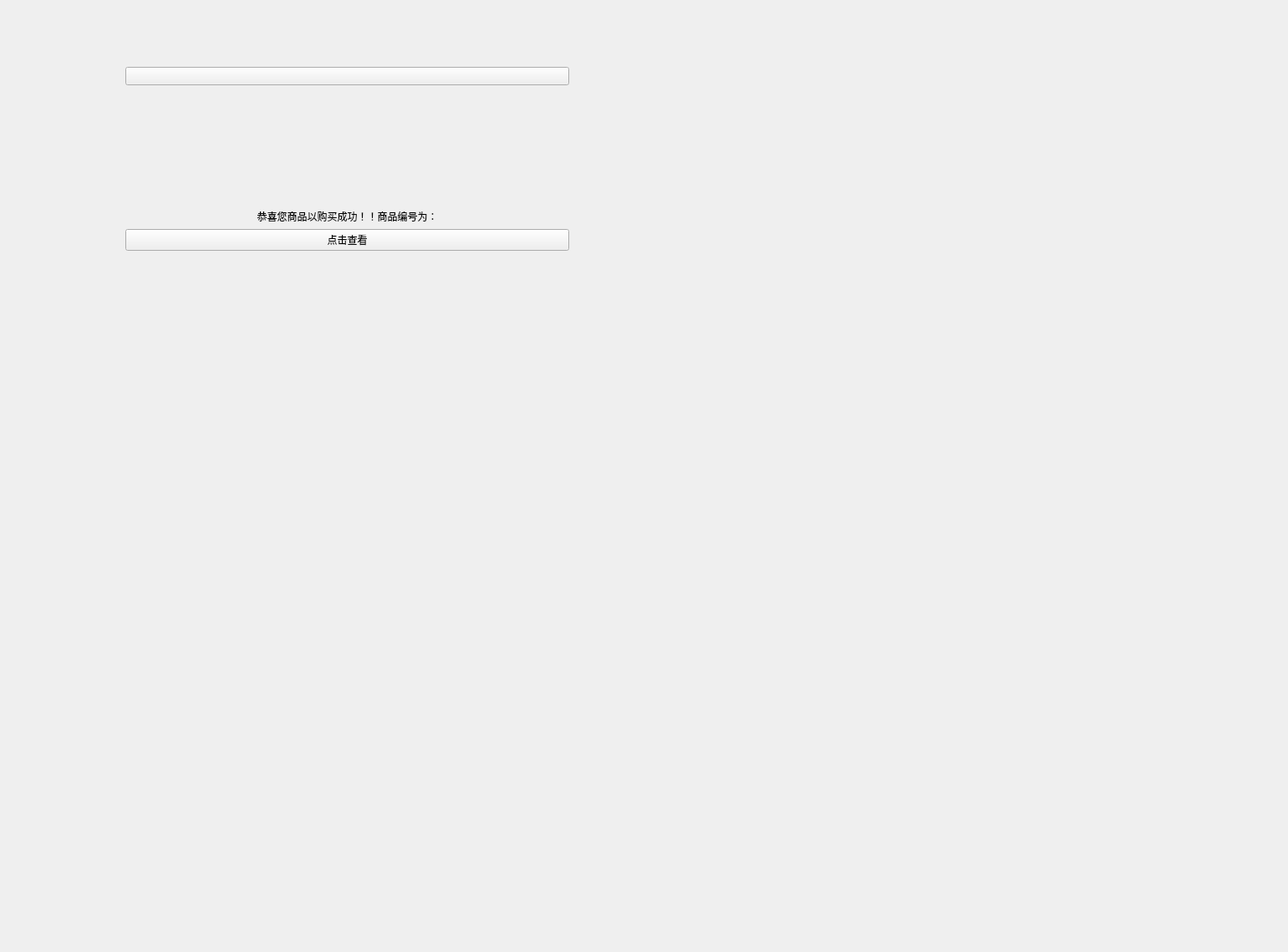
<?xml version="1.0" encoding="UTF-8"?>
<ui version="4.0">
 <class>ProductWindows</class>
 <widget class="QWidget" name="ProductWindows">
  <property name="geometry">
   <rect>
    <x>0</x>
    <y>0</y>
    <width>1541</width>
    <height>1139</height>
   </rect>
  </property>
  <property name="windowTitle">
   <string>Form</string>
  </property>
  <widget class="QWidget" name="verticalLayoutWidget">
   <property name="geometry">
    <rect>
     <x>90</x>
     <y>20</y>
     <width>651</width>
     <height>551</height>
    </rect>
   </property>
   <layout class="QVBoxLayout" name="verticalLayout">
    <item>
     <widget class="QStackedWidget" name="stackedWidget">
      <property name="currentIndex">
       <number>5</number>
      </property>
      <widget class="QWidget" name="page1">
       <widget class="QWidget" name="gridLayoutWidget">
        <property name="geometry">
         <rect>
          <x>0</x>
          <y>20</y>
          <width>631</width>
          <height>521</height>
         </rect>
        </property>
        <layout class="QGridLayout" name="gridLayout">
         <item row="1" column="0" colspan="3">
          <widget class="QScrollArea" name="scrollArea">
           <property name="widgetResizable">
            <bool>true</bool>
           </property>
           <widget class="QWidget" name="scrollAreaWidgetContents">
            <property name="geometry">
             <rect>
              <x>0</x>
              <y>0</y>
              <width>627</width>
              <height>431</height>
             </rect>
            </property>
            <widget class="QWidget" name="gridLayoutWidget_5">
             <property name="geometry">
              <rect>
               <x>30</x>
               <y>50</y>
               <width>531</width>
               <height>361</height>
              </rect>
             </property>
             <layout class="QGridLayout" name="gridLayout_5">
              <item row="3" column="0" colspan="2">
               <widget class="QLabel" name="is_FarmPoastLabel">
                <property name="text">
                 <string>快递：免用费</string>
                </property>
               </widget>
              </item>
              <item row="2" column="0" colspan="2">
               <widget class="QLabel" name="FarmProductPriceLabel">
                <property name="text">
                 <string>单价：￥55</string>
                </property>
               </widget>
              </item>
              <item row="4" column="1">
               <layout class="QHBoxLayout" name="horizontalLayout_2">
                <item>
                 <spacer name="horizontalSpacer">
                  <property name="orientation">
                   <enum>Qt::Horizontal</enum>
                  </property>
                  <property name="sizeHint" stdset="0">
                   <size>
                    <width>40</width>
                    <height>20</height>
                   </size>
                  </property>
                 </spacer>
                </item>
                <item>
                 <spacer name="horizontalSpacer_2">
                  <property name="orientation">
                   <enum>Qt::Horizontal</enum>
                  </property>
                  <property name="sizeHint" stdset="0">
                   <size>
                    <width>40</width>
                    <height>20</height>
                   </size>
                  </property>
                 </spacer>
                </item>
                <item>
                 <widget class="QLabel" name="label_44">
                  <property name="text">
                   <string>购买数量：</string>
                  </property>
                 </widget>
                </item>
                <item>
                 <widget class="QPushButton" name="minusBt">
                  <property name="styleSheet">
                   <string notr="true">border:none;
border-image: url(:/Art/SearchPage/减.png);</string>
                  </property>
                  <property name="text">
                   <string/>
                  </property>
                 </widget>
                </item>
                <item>
                 <widget class="QLabel" name="amountLabel">
                  <property name="text">
                   <string>0</string>
                  </property>
                 </widget>
                </item>
                <item>
                 <widget class="QComboBox" name="MassUnitComBox">
                  <property name="styleSheet">
                   <string notr="true"/>
                  </property>
                  <item>
                   <property name="text">
                    <string>斤</string>
                   </property>
                  </item>
                  <item>
                   <property name="text">
                    <string>千克</string>
                   </property>
                  </item>
                  <item>
                   <property name="text">
                    <string>吨</string>
                   </property>
                  </item>
                 </widget>
                </item>
                <item>
                 <widget class="QPushButton" name="addBt">
                  <property name="styleSheet">
                   <string notr="true">border:none;
border-image: url(:/Art/SearchPage/加.png);</string>
                  </property>
                  <property name="text">
                   <string/>
                  </property>
                 </widget>
                </item>
               </layout>
              </item>
              <item row="1" column="0" colspan="2">
               <widget class="QLabel" name="FarmProductNameLabel">
                <property name="text">
                 <string>商品名：啪啪啪</string>
                </property>
               </widget>
              </item>
              <item row="0" column="0" colspan="2">
               <widget class="QStackedWidget" name="stackedWidget_2">
                <property name="styleSheet">
                 <string notr="true"/>
                </property>
                <property name="currentIndex">
                 <number>0</number>
                </property>
                <widget class="QWidget" name="page">
                 <property name="styleSheet">
                  <string notr="true"/>
                 </property>
                </widget>
                <widget class="QWidget" name="page_2"/>
               </widget>
              </item>
             </layout>
            </widget>
           </widget>
          </widget>
         </item>
         <item row="0" column="1" colspan="2">
          <layout class="QHBoxLayout" name="horizontalLayout_4">
           <item>
            <widget class="QToolButton" name="detailsBt">
             <property name="styleSheet">
              <string notr="true">border:none;
</string>
             </property>
             <property name="text">
              <string>详情</string>
             </property>
             <property name="icon">
              <iconset resource="nidaye.qrc">
               <normaloff>:/美工按钮专用图/详情.png</normaloff>:/美工按钮专用图/详情.png</iconset>
             </property>
             <property name="toolButtonStyle">
              <enum>Qt::ToolButtonTextUnderIcon</enum>
             </property>
            </widget>
           </item>
           <item>
            <widget class="QToolButton" name="FarmProductButton">
             <property name="styleSheet">
              <string notr="true">border:none;</string>
             </property>
             <property name="text">
              <string>商品</string>
             </property>
             <property name="icon">
              <iconset resource="nidaye.qrc">
               <normaloff>:/美工按钮专用图/商品.png</normaloff>:/美工按钮专用图/商品.png</iconset>
             </property>
             <property name="iconSize">
              <size>
               <width>16</width>
               <height>16</height>
              </size>
             </property>
             <property name="toolButtonStyle">
              <enum>Qt::ToolButtonTextUnderIcon</enum>
             </property>
            </widget>
           </item>
           <item>
            <widget class="QToolButton" name="evaluationBt">
             <property name="styleSheet">
              <string notr="true">border:none;
</string>
             </property>
             <property name="text">
              <string>评价</string>
             </property>
             <property name="icon">
              <iconset resource="nidaye.qrc">
               <normaloff>:/美工按钮专用图/评价.png</normaloff>:/美工按钮专用图/评价.png</iconset>
             </property>
             <property name="toolButtonStyle">
              <enum>Qt::ToolButtonTextUnderIcon</enum>
             </property>
            </widget>
           </item>
          </layout>
         </item>
         <item row="0" column="0">
          <widget class="QPushButton" name="BackBt">
           <property name="styleSheet">
            <string notr="true">border-image: url(:/ICON/picture/Back.ico);</string>
           </property>
           <property name="text">
            <string/>
           </property>
          </widget>
         </item>
         <item row="2" column="0" colspan="3">
          <layout class="QHBoxLayout" name="horizontalLayout">
           <item>
            <widget class="QToolButton" name="ContactTheSellerBt">
             <property name="styleSheet">
              <string notr="true">border:none;</string>
             </property>
             <property name="text">
              <string>联系卖家</string>
             </property>
             <property name="icon">
              <iconset resource="nidaye.qrc">
               <normaloff>:/Art/ProductPage/联系卖家.png</normaloff>:/Art/ProductPage/联系卖家.png</iconset>
             </property>
             <property name="toolButtonStyle">
              <enum>Qt::ToolButtonTextUnderIcon</enum>
             </property>
            </widget>
           </item>
           <item>
            <spacer name="horizontalSpacer_3">
             <property name="orientation">
              <enum>Qt::Horizontal</enum>
             </property>
             <property name="sizeHint" stdset="0">
              <size>
               <width>40</width>
               <height>20</height>
              </size>
             </property>
            </spacer>
           </item>
           <item>
            <widget class="QToolButton" name="AddToCartBt">
             <property name="styleSheet">
              <string notr="true">border:none;</string>
             </property>
             <property name="text">
              <string>加入购物车</string>
             </property>
             <property name="icon">
              <iconset resource="nidaye.qrc">
               <normaloff>:/Art/ProductPage/加入购物车.png</normaloff>:/Art/ProductPage/加入购物车.png</iconset>
             </property>
             <property name="toolButtonStyle">
              <enum>Qt::ToolButtonTextUnderIcon</enum>
             </property>
            </widget>
           </item>
           <item>
            <widget class="QToolButton" name="AttentionBt">
             <property name="styleSheet">
              <string notr="true">border:none;</string>
             </property>
             <property name="text">
              <string>关注</string>
             </property>
             <property name="icon">
              <iconset resource="nidaye.qrc">
               <normaloff>:/Art/ProductPage/关注.png</normaloff>:/Art/ProductPage/关注.png</iconset>
             </property>
             <property name="toolButtonStyle">
              <enum>Qt::ToolButtonTextUnderIcon</enum>
             </property>
            </widget>
           </item>
           <item>
            <widget class="QToolButton" name="BuyNowBt">
             <property name="styleSheet">
              <string notr="true">border:none;</string>
             </property>
             <property name="text">
              <string>立即购买</string>
             </property>
             <property name="icon">
              <iconset resource="nidaye.qrc">
               <normaloff>:/Art/ProductPage/立即购买.png</normaloff>:/Art/ProductPage/立即购买.png</iconset>
             </property>
             <property name="toolButtonStyle">
              <enum>Qt::ToolButtonTextUnderIcon</enum>
             </property>
            </widget>
           </item>
          </layout>
         </item>
        </layout>
       </widget>
      </widget>
      <widget class="QWidget" name="page2">
       <widget class="QWidget" name="verticalLayoutWidget_4">
        <property name="geometry">
         <rect>
          <x>120</x>
          <y>18</y>
          <width>441</width>
          <height>371</height>
         </rect>
        </property>
        <layout class="QVBoxLayout" name="verticalLayout_3">
         <item>
          <widget class="QPushButton" name="BackShowProductWindow">
           <property name="styleSheet">
            <string notr="true">border-image: url(:/ICON/picture/Back.ico);</string>
           </property>
           <property name="text">
            <string/>
           </property>
          </widget>
         </item>
         <item>
          <widget class="QLabel" name="ProductNameLabel">
           <property name="text">
            <string>产品名称</string>
           </property>
          </widget>
         </item>
         <item>
          <widget class="QLabel" name="ShowPictureLabel">
           <property name="styleSheet">
            <string notr="true">border-image: url(:/new/prefix1/C:/Users/M/Desktop/pic.jpg);</string>
           </property>
           <property name="text">
            <string/>
           </property>
          </widget>
         </item>
         <item>
          <widget class="QLabel" name="ProductPieceLabel">
           <property name="text">
            <string>￥999</string>
           </property>
          </widget>
         </item>
         <item>
          <widget class="QLabel" name="ProductNumberLabel">
           <property name="text">
            <string>TextLabel</string>
           </property>
          </widget>
         </item>
         <item>
          <widget class="QLabel" name="ProductSendDeliverLabel">
           <property name="text">
            <string>TextLabel</string>
           </property>
          </widget>
         </item>
         <item>
          <widget class="QLabel" name="totalLabel">
           <property name="text">
            <string>共计1件  小计￥999.0元</string>
           </property>
           <property name="alignment">
            <set>Qt::AlignRight|Qt::AlignTrailing|Qt::AlignVCenter</set>
           </property>
          </widget>
         </item>
         <item>
          <widget class="QLabel" name="TotalMoney">
           <property name="text">
            <string>合计：￥999元</string>
           </property>
           <property name="alignment">
            <set>Qt::AlignRight|Qt::AlignTrailing|Qt::AlignVCenter</set>
           </property>
          </widget>
         </item>
         <item>
          <spacer name="verticalSpacer">
           <property name="orientation">
            <enum>Qt::Vertical</enum>
           </property>
           <property name="sizeHint" stdset="0">
            <size>
             <width>20</width>
             <height>40</height>
            </size>
           </property>
          </spacer>
         </item>
         <item>
          <layout class="QHBoxLayout" name="horizontalLayout_6">
           <item>
            <spacer name="horizontalSpacer_4">
             <property name="orientation">
              <enum>Qt::Horizontal</enum>
             </property>
             <property name="sizeHint" stdset="0">
              <size>
               <width>40</width>
               <height>20</height>
              </size>
             </property>
            </spacer>
           </item>
           <item>
            <widget class="QToolButton" name="SubmitOder">
             <property name="layoutDirection">
              <enum>Qt::LeftToRight</enum>
             </property>
             <property name="styleSheet">
              <string notr="true">border:none;</string>
             </property>
             <property name="text">
              <string>提交订单</string>
             </property>
             <property name="icon">
              <iconset resource="nidaye.qrc">
               <normaloff>:/Art/ProductPage/提交订单.png</normaloff>:/Art/ProductPage/提交订单.png</iconset>
             </property>
             <property name="toolButtonStyle">
              <enum>Qt::ToolButtonTextUnderIcon</enum>
             </property>
            </widget>
           </item>
           <item>
            <spacer name="horizontalSpacer_5">
             <property name="orientation">
              <enum>Qt::Horizontal</enum>
             </property>
             <property name="sizeHint" stdset="0">
              <size>
               <width>40</width>
               <height>20</height>
              </size>
             </property>
            </spacer>
           </item>
          </layout>
         </item>
        </layout>
       </widget>
      </widget>
      <widget class="QWidget" name="page3">
       <widget class="QWidget" name="gridLayoutWidget_4">
        <property name="geometry">
         <rect>
          <x>270</x>
          <y>250</y>
          <width>361</width>
          <height>71</height>
         </rect>
        </property>
        <layout class="QGridLayout" name="gridLayout_4">
         <item row="0" column="0">
          <widget class="QLabel" name="label_8">
           <property name="text">
            <string>发布信息：</string>
           </property>
          </widget>
         </item>
         <item row="1" column="0">
          <widget class="QPushButton" name="FarmBt">
           <property name="text">
            <string>农业类</string>
           </property>
          </widget>
         </item>
         <item row="1" column="1">
          <widget class="QPushButton" name="PartTimeJob">
           <property name="text">
            <string>兼职</string>
           </property>
          </widget>
         </item>
         <item row="1" column="2">
          <widget class="QPushButton" name="BarterBt">
           <property name="text">
            <string>物品交换</string>
           </property>
          </widget>
         </item>
        </layout>
       </widget>
      </widget>
      <widget class="QWidget" name="page4">
       <widget class="QWidget" name="verticalLayoutWidget_2">
        <property name="geometry">
         <rect>
          <x>130</x>
          <y>40</y>
          <width>356</width>
          <height>427</height>
         </rect>
        </property>
        <layout class="QVBoxLayout" name="verticalLayout_Farm">
         <item>
          <layout class="QGridLayout" name="gridLayout_7">
           <item row="6" column="1" colspan="3">
            <layout class="QHBoxLayout" name="horizontalLayout_3">
             <item>
              <widget class="QComboBox" name="comboBox_count">
               <property name="styleSheet">
                <string notr="true"/>
               </property>
              </widget>
             </item>
             <item>
              <widget class="QComboBox" name="comboBox_amount"/>
             </item>
            </layout>
           </item>
           <item row="3" column="0">
            <widget class="QLabel" name="label_13">
             <property name="text">
              <string>上传图片：</string>
             </property>
            </widget>
           </item>
           <item row="0" column="0">
            <widget class="QPushButton" name="FarmBack">
             <property name="styleSheet">
              <string notr="true">border-image: url(:/ICON/picture/Back.ico);</string>
             </property>
             <property name="text">
              <string/>
             </property>
            </widget>
           </item>
           <item row="8" column="1">
            <widget class="QRadioButton" name="Yes_CostSender_radioBt">
             <property name="text">
              <string>不包邮</string>
             </property>
            </widget>
           </item>
           <item row="9" column="0">
            <widget class="QLabel" name="label_20">
             <property name="text">
              <string>邮寄费用：</string>
             </property>
            </widget>
           </item>
           <item row="8" column="2">
            <widget class="QRadioButton" name="No_CostSender_radioBt">
             <property name="text">
              <string>包邮</string>
             </property>
            </widget>
           </item>
           <item row="2" column="0">
            <widget class="QLabel" name="label_11">
             <property name="text">
              <string>产品：</string>
             </property>
            </widget>
           </item>
           <item row="6" column="0">
            <widget class="QLabel" name="label_18">
             <property name="text">
              <string>数量：</string>
             </property>
            </widget>
           </item>
           <item row="4" column="0">
            <widget class="QLabel" name="label_17">
             <property name="text">
              <string>单价：</string>
             </property>
            </widget>
           </item>
           <item row="11" column="0">
            <widget class="QLabel" name="label_12">
             <property name="text">
              <string>简介：</string>
             </property>
            </widget>
           </item>
           <item row="4" column="1" colspan="2">
            <widget class="QLineEdit" name="CostLineEdit"/>
           </item>
           <item row="1" column="0" colspan="4">
            <widget class="QLabel" name="label_23">
             <property name="styleSheet">
              <string notr="true">color: rgb(85, 255, 255);</string>
             </property>
             <property name="text">
              <string>此列表所有信息均为必填信息</string>
             </property>
             <property name="alignment">
              <set>Qt::AlignCenter</set>
             </property>
            </widget>
           </item>
           <item row="4" column="3">
            <widget class="QLabel" name="label_48">
             <property name="text">
              <string>元</string>
             </property>
            </widget>
           </item>
           <item row="2" column="1" colspan="3">
            <widget class="QLineEdit" name="FarmProductNameLineEdit"/>
           </item>
           <item row="8" column="0">
            <widget class="QLabel" name="label_19">
             <property name="text">
              <string>邮寄方式：</string>
             </property>
            </widget>
           </item>
           <item row="14" column="0" colspan="4">
            <widget class="QLabel" name="label_46">
             <property name="text">
              <string> （若存在欺诈行为我们将全部没收您的押金）</string>
             </property>
             <property name="alignment">
              <set>Qt::AlignCenter</set>
             </property>
            </widget>
           </item>
           <item row="9" column="1" colspan="3">
            <widget class="QLineEdit" name="sendCostLineEdit"/>
           </item>
           <item row="13" column="0" colspan="4">
            <widget class="QLabel" name="label_14">
             <property name="text">
              <string>押金：￥1000</string>
             </property>
             <property name="alignment">
              <set>Qt::AlignCenter</set>
             </property>
            </widget>
           </item>
           <item row="3" column="1" colspan="2">
            <widget class="QPushButton" name="SendPicture">
             <property name="text">
              <string>上传图片</string>
             </property>
            </widget>
           </item>
           <item row="12" column="0" colspan="4">
            <widget class="QTextEdit" name="ThingTextEdit"/>
           </item>
           <item row="10" column="0">
            <widget class="QLabel" name="label_10">
             <property name="text">
              <string>手机号：</string>
             </property>
            </widget>
           </item>
           <item row="0" column="1" colspan="2">
            <widget class="QLabel" name="label_9">
             <property name="text">
              <string>农产品发布</string>
             </property>
             <property name="alignment">
              <set>Qt::AlignCenter</set>
             </property>
            </widget>
           </item>
           <item row="10" column="1" colspan="3">
            <widget class="QLineEdit" name="FarmPhoneProductlineEdit"/>
           </item>
           <item row="3" column="3">
            <widget class="QLineEdit" name="FilePathlineEdit">
             <property name="readOnly">
              <bool>true</bool>
             </property>
            </widget>
           </item>
          </layout>
         </item>
         <item>
          <widget class="QPushButton" name="FarmProductOkBt">
           <property name="text">
            <string>确认发布</string>
           </property>
          </widget>
         </item>
        </layout>
       </widget>
      </widget>
      <widget class="QWidget" name="page5">
       <widget class="QWidget" name="verticalLayoutWidget_3">
        <property name="geometry">
         <rect>
          <x>80</x>
          <y>70</y>
          <width>504</width>
          <height>389</height>
         </rect>
        </property>
        <layout class="QVBoxLayout" name="verticalLayout_PartTimeJob">
         <item>
          <layout class="QGridLayout" name="gridLayout_">
           <item row="0" column="1">
            <widget class="QLabel" name="label_15">
             <property name="text">
              <string>兼职发布</string>
             </property>
            </widget>
           </item>
           <item row="0" column="2">
            <widget class="QLabel" name="label_16">
             <property name="text">
              <string/>
             </property>
            </widget>
           </item>
           <item row="5" column="0">
            <widget class="QLabel" name="label_29">
             <property name="text">
              <string>联系人：</string>
             </property>
            </widget>
           </item>
           <item row="2" column="0">
            <widget class="QLabel" name="label_24">
             <property name="text">
              <string>兼职信息：</string>
             </property>
            </widget>
           </item>
           <item row="0" column="0">
            <widget class="QPushButton" name="PartTimeJobBack">
             <property name="text">
              <string>返回</string>
             </property>
            </widget>
           </item>
           <item row="2" column="1" colspan="2">
            <widget class="QLineEdit" name="lineEdit_5"/>
           </item>
           <item row="3" column="0">
            <widget class="QLabel" name="label_25">
             <property name="text">
              <string>地点：</string>
             </property>
            </widget>
           </item>
           <item row="4" column="1" colspan="2">
            <widget class="QLineEdit" name="lineEdit_7"/>
           </item>
           <item row="6" column="1" colspan="2">
            <widget class="QLineEdit" name="lineEdit_9"/>
           </item>
           <item row="9" column="0">
            <widget class="QLabel" name="label_28">
             <property name="text">
              <string>兼职简介：</string>
             </property>
            </widget>
           </item>
           <item row="10" column="0" colspan="3">
            <widget class="QTextEdit" name="textEdit_2"/>
           </item>
           <item row="7" column="0">
            <widget class="QLabel" name="label_30">
             <property name="text">
              <string>面试时间地点：</string>
             </property>
            </widget>
           </item>
           <item row="4" column="0">
            <widget class="QLabel" name="label_27">
             <property name="text">
              <string>工资结算方式：</string>
             </property>
            </widget>
           </item>
           <item row="3" column="1" colspan="2">
            <widget class="QLineEdit" name="lineEdit_6"/>
           </item>
           <item row="7" column="1" colspan="2">
            <widget class="QLineEdit" name="lineEdit_10"/>
           </item>
           <item row="8" column="0">
            <widget class="QLabel" name="label_32">
             <property name="text">
              <string>兼职日期选择：</string>
             </property>
            </widget>
           </item>
           <item row="5" column="1" colspan="2">
            <widget class="QLineEdit" name="lineEdit_8"/>
           </item>
           <item row="1" column="0" colspan="3">
            <widget class="QLabel" name="label_39">
             <property name="styleSheet">
              <string notr="true">color: rgb(85, 255, 255);</string>
             </property>
             <property name="text">
              <string>此列表所有信息均为必填信息</string>
             </property>
             <property name="alignment">
              <set>Qt::AlignCenter</set>
             </property>
            </widget>
           </item>
           <item row="11" column="0" colspan="3">
            <widget class="QLabel" name="label_31">
             <property name="text">
              <string>押金：￥200</string>
             </property>
             <property name="alignment">
              <set>Qt::AlignCenter</set>
             </property>
            </widget>
           </item>
           <item row="6" column="0">
            <widget class="QLabel" name="label_26">
             <property name="text">
              <string>联系方式：</string>
             </property>
            </widget>
           </item>
           <item row="12" column="0" colspan="3">
            <widget class="QLabel" name="label_47">
             <property name="text">
              <string>当兼职时间到我们会自动退还！</string>
             </property>
             <property name="alignment">
              <set>Qt::AlignCenter</set>
             </property>
            </widget>
           </item>
           <item row="8" column="1" colspan="2">
            <layout class="QHBoxLayout" name="horizontalLayout_Date">
             <item>
              <widget class="QLineEdit" name="lineEdit_11"/>
             </item>
             <item>
              <widget class="QLabel" name="label_33">
               <property name="text">
                <string>年</string>
               </property>
              </widget>
             </item>
             <item>
              <widget class="QLineEdit" name="lineEdit_12"/>
             </item>
             <item>
              <widget class="QLabel" name="label_34">
               <property name="text">
                <string>月</string>
               </property>
              </widget>
             </item>
             <item>
              <widget class="QLineEdit" name="lineEdit_13"/>
             </item>
             <item>
              <widget class="QLabel" name="label_35">
               <property name="text">
                <string>日----</string>
               </property>
              </widget>
             </item>
             <item>
              <widget class="QLineEdit" name="lineEdit_14"/>
             </item>
             <item>
              <widget class="QLabel" name="label_36">
               <property name="text">
                <string>年</string>
               </property>
              </widget>
             </item>
             <item>
              <widget class="QLineEdit" name="lineEdit_15"/>
             </item>
             <item>
              <widget class="QLabel" name="label_37">
               <property name="text">
                <string>月</string>
               </property>
              </widget>
             </item>
             <item>
              <widget class="QLineEdit" name="lineEdit_16"/>
             </item>
             <item>
              <widget class="QLabel" name="label_38">
               <property name="text">
                <string>日</string>
               </property>
              </widget>
             </item>
            </layout>
           </item>
          </layout>
         </item>
         <item>
          <widget class="QPushButton" name="pushButton_19">
           <property name="text">
            <string>确认发布</string>
           </property>
          </widget>
         </item>
        </layout>
       </widget>
      </widget>
      <widget class="QWidget" name="page6">
       <widget class="QWidget" name="verticalLayoutWidget_5">
        <property name="geometry">
         <rect>
          <x>60</x>
          <y>60</y>
          <width>531</width>
          <height>361</height>
         </rect>
        </property>
        <layout class="QVBoxLayout" name="verticalLayout_PaySuccessfully">
         <item>
          <widget class="QPushButton" name="PaySuccessfullyGoback">
           <property name="styleSheet">
            <string notr="true">border-image: url(:/ICON/picture/Back.ico);</string>
           </property>
           <property name="text">
            <string/>
           </property>
          </widget>
         </item>
         <item>
          <spacer name="verticalSpacer_2">
           <property name="orientation">
            <enum>Qt::Vertical</enum>
           </property>
           <property name="sizeHint" stdset="0">
            <size>
             <width>20</width>
             <height>40</height>
            </size>
           </property>
          </spacer>
         </item>
         <item>
          <widget class="QLabel" name="labelshow">
           <property name="text">
            <string>恭喜您商品以购买成功！！商品编号为：</string>
           </property>
           <property name="alignment">
            <set>Qt::AlignCenter</set>
           </property>
          </widget>
         </item>
         <item>
          <widget class="QPushButton" name="PaySuccessfullyGoBackbt">
           <property name="text">
            <string>点击查看</string>
           </property>
          </widget>
         </item>
         <item>
          <spacer name="verticalSpacer_3">
           <property name="orientation">
            <enum>Qt::Vertical</enum>
           </property>
           <property name="sizeHint" stdset="0">
            <size>
             <width>20</width>
             <height>40</height>
            </size>
           </property>
          </spacer>
         </item>
        </layout>
       </widget>
      </widget>
     </widget>
    </item>
   </layout>
  </widget>
  <zorder>verticalLayoutWidget</zorder>
  <zorder></zorder>
 </widget>
 <resources>
  <include location="nidaye.qrc"/>
 </resources>
 <connections/>
</ui>
